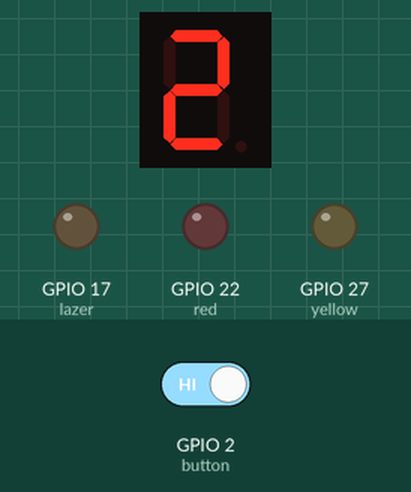
A program run on a simulated Raspberry Pi (BCM pin numbers). Shown: 1-digit seven-segment display, output pins drawn as LEDs (lit = HIGH). Dashed ring = blinking. Inputs (shaded band) come from the test bench; at power-on: GPIO 2 (button) HIGH. The segment pins are drawn as the display they are named for; pins used as bus, display or sensor lines are not drawn.

Above: at 1.2 s.
1.3 s: GPIO 2 (button) driven LOW
At 7.15 s:
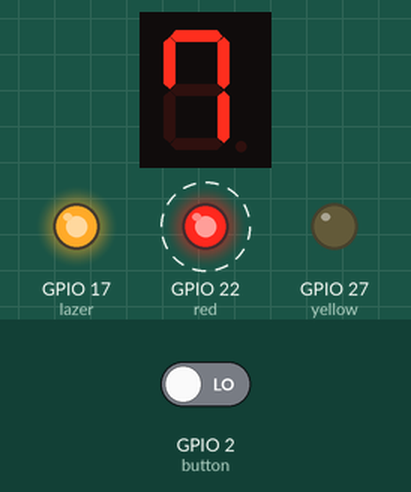
At 11.9 s:
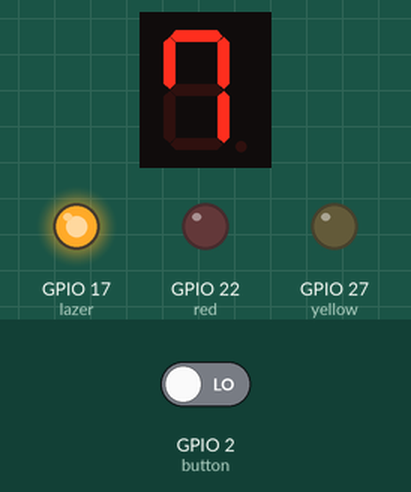
Timing chart, 0 to 13.4 s (numbered marks = the images above; inputs shaded):
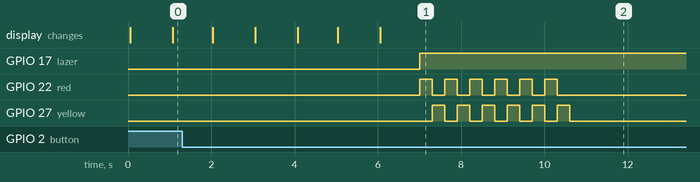

Measured:
- after the input at 1.3 s, GPIO 17 (lazer): LOW → HIGH after 5.7 s; GPIO 22 (red): alternates HIGH for 0.30 s and LOW for 0.30 s, 12 changes in all, then stays LOW, starting after 5.7 s; GPIO 27 (yellow): alternates HIGH for 0.30 s and LOW for 0.30 s, 12 changes in all, then stays LOW, starting after 6.0 s

The program:

timinggame.py
```python
from gpiozero import LED, Button
from time import sleep
from signal import pause
def show(n):
    for m in num[8]: m.off() #clear
    for m in num[n]: m.on() #show number
def goal():
    lazer.on()
    for i in range(6):
        yellow.off()
        red.on()
        sleep(0.3)
        red.off()
        yellow.on()
        sleep(0.3)
    red.off()
    yellow.off()
    pause()

lazer = LED(17)  # Razer
button = Button(2)
red = LED(22)
yellow = LED(27)

g = LED(14)
f = LED(26)
a = LED(15)
b = LED(18)
e = LED(23)
d = LED(24)
c = LED(25)
DP = LED(8)
num = [[a, b, c, d, e, f], #0
    [b, c],#1
    [a, b, g, e, d], #2
    [a, b, g, c, d], #3
    [f, g, b, c], #4
    [a, f, g, c, d], #5
    [a, f, g, e, c, d], #6
    [f, a, b, c], #7 
    [a, b, c, d, e, f, g], #8
    [a, b, c, d, g, f]] #9
#print("INPUT : ", end='')

while True:
    for i in range(1,10):
        show(i)
        sleep(1)
        if i == 7:
            if button.is_pressed:
                goal()
    sleep(0.5)
    for i in reversed(range(1,10)):
        show(i)
        sleep(1)
        if i == 7:
            if button.is_pressed:
                goal()
    sleep(0.5)
for m in num[8]: m.off()
#print("ha")
while True:
    sleep(1)
```
